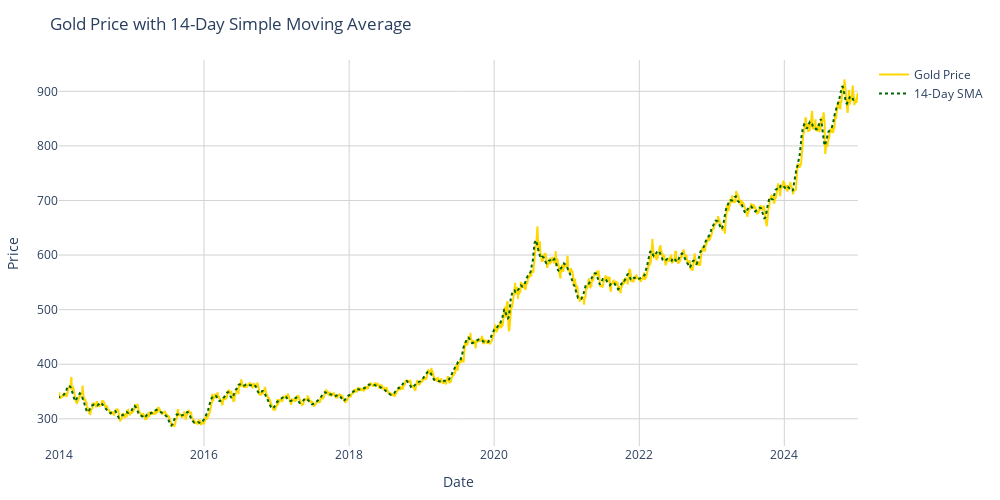

The cell this chart's notebook holds for it:
### Markdown cell above
De está gráfica podemos observar lo siguiente:
- La tendencia del precio es a la alza.
- Se notan algunos periodos en los que el precio parece subir muy rápidamente, lo que indica que hay volatilidad.
- No parece haber patrones claros de estacionalidad.
- No parece haber cambios en generales en la tendencia.

### Code cell
gold_dataset['SMA_14'] = gold_dataset['Price'].rolling(window=14).mean()

# Create plot
fig = go.Figure()

# Plot original gold price
fig.add_trace(go.Scatter(
    x=gold_dataset.index,
    y=gold_dataset['Price'],
    name='Gold Price',
    mode='lines',
    line=dict(color='gold')
))

# Plot EMA
fig.add_trace(go.Scatter(
    x=gold_dataset.index,
    y=gold_dataset['SMA_14'],
    name='14-Day SMA',
    mode='lines',
    line=dict(color='darkgreen', width=2, dash='dot')
))

# Update layout
fig.update_layout(
    title='Gold Price with 14-Day Simple Moving Average',
    xaxis_title='Date',
    yaxis_title='Price',
    template='plotly_white',
    showlegend=True,
    width=1000,
    height=500,
    margin=dict(l=20, r=20, t=60, b=20),
    xaxis=dict(showgrid=True, gridwidth=1, gridcolor='LightGray'),
    yaxis=dict(showgrid=True, gridwidth=1, gridcolor='LightGray')
)

fig.show()

### Figure 1 — Plotly figure (JSON) as saved in the notebook; plotly's stock layout.template omitted (floating-point values rounded to 4 significant figures; data arrays with more than 128 entries replaced by an {"elided": "..."} marker saying what was removed)
{"data": [{"line": {"color": "gold"}, "mode": "lines", "name": "Gold Price", "type": "scatter", "x": {"elided": "2848 str values"}, "y": {"elided": "2848 float values"}}, {"line": {"color": "darkgreen", "dash": "dot", "width": 2}, "mode": "lines", "name": "14-Day SMA", "type": "scatter", "x": {"elided": "2848 str values"}, "y": {"elided": "2848 float values"}}], "layout": {"height": 500, "margin": {"b": 20, "l": 20, "r": 20, "t": 60}, "showlegend": true, "title": {"text": "Gold Price with 14-Day Simple Moving Average"}, "width": 1000, "xaxis": {"gridcolor": "LightGray", "gridwidth": 1, "showgrid": true, "title": {"text": "Date"}}, "yaxis": {"gridcolor": "LightGray", "gridwidth": 1, "showgrid": true, "title": {"text": "Price"}}}}
